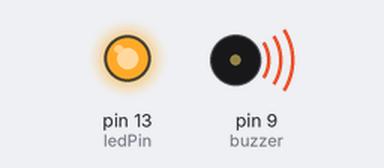
The sketch below on a simulated Arduino Uno, built with avr-gcc and run on an emulated ATmega328P. Parts: output pins drawn as LEDs (lit = HIGH), buzzer (waves = sounding).

Above: at 15.0 s.
At 35.0 s:
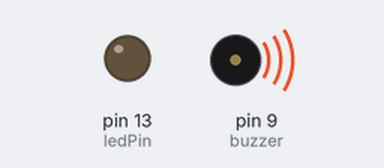
Timing chart, 0 to 46.0 s (numbered marks = the images above):
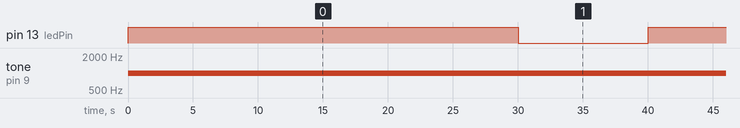

The sketch:

buzzerGame.ino
```cpp
int ledPin = 13; // this pin in arduino to be connected and work with LED
const int buzzer = 9; // this pin in arduino to be connected and work with the Buzzer component

void setup(){
  pinMode(ledPin, OUTPUT);
  pinMode(buzzer, INPUT);
}

void loop(){
  tone(buzzer, 1000);
  digitalWrite(LED_BUILTIN, HIGH);
  delay(30000); // you have 30 seconds to beat game
  digitalWrite(LED_BUILTIN, LOW);
  delay(10000); // will restart itself in 10 seconds
}
```

Measured:
- by itself, pin 13 (ledPin): alternates HIGH for 30.0 s and LOW for 10.0 s
- by itself, tone on pin 9 (buzzer): silent → 1000 Hz at 0.00 s
